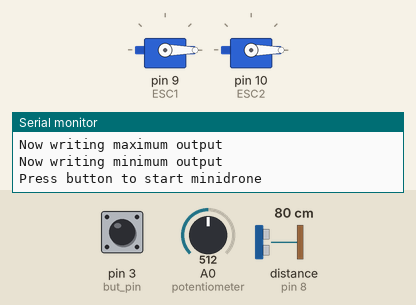
This sketch was run on a simulated Arduino Uno, built with avr-gcc and run on an emulated ATmega328P. On the bench: 2 × servo, the last lines printed to the serial monitor. The test bench sets the inputs (shaded band); at power-on: pin 3 (but_pin) HIGH, distance to the obstacle (sensor on pin 8) 80 cm, A0 (potentiometer) = 512. The echo pulse lasts 58.3 µs per cm.

Above: at 8.3 s.
8.4 s: pin 3 (but_pin) pulled LOW for 3.2 s
At 12.9 s:
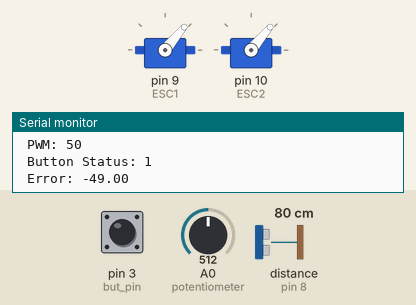
13.1 s: distance to the obstacle (sensor on pin 8) set to 2 cm
At 13.4 s:
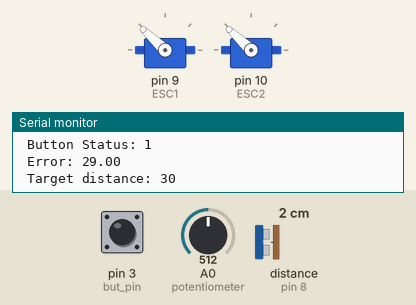
14.6 s: A0 (potentiometer) set to 716
At 15.7 s:
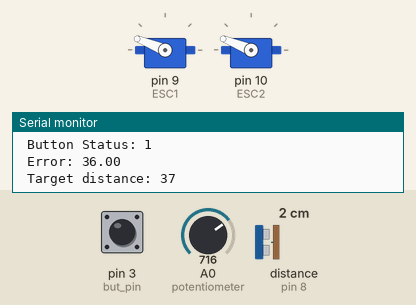
16.1 s: distance to the obstacle (sensor on pin 8) set to 18 cm
At 16.8 s:
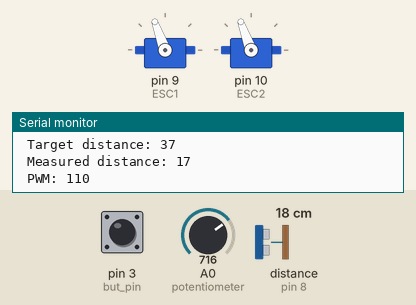
17.6 s: A0 (potentiometer) set to 306
At 18.4 s:
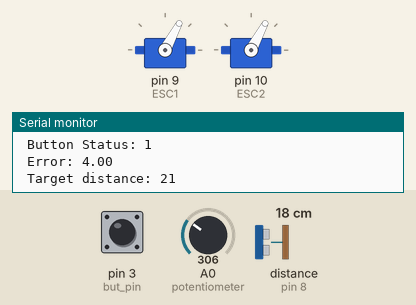
19.2 s: A0 (potentiometer) set to 170
At 20.1 s:
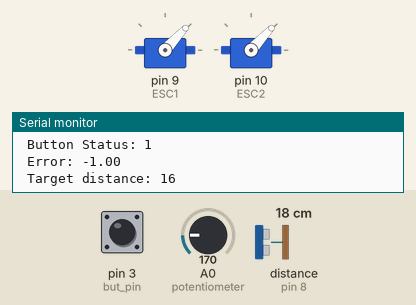
Timing chart, 0 to 21.7 s (numbered marks = the images above; inputs shaded):
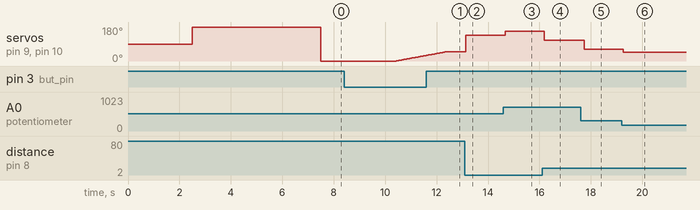

Measured:
- after the input at 8.4 s, servo on pin 9 (ESC1), servo on pin 10 (ESC2): moves from 0° to 50° over 2.0 s, starting after 2.0 s
- after the input at 13.1 s, servo on pin 9 (ESC1), servo on pin 10 (ESC2): 50° → 137° at once
- after the input at 14.6 s, servo on pin 9 (ESC1), servo on pin 10 (ESC2): 137° → 158° after 0.07 s
- after the input at 16.1 s, servo on pin 9 (ESC1), servo on pin 10 (ESC2): 158° → 110° after 0.10 s
- after the input at 17.6 s, servo on pin 9 (ESC1), servo on pin 10 (ESC2): 110° → 62° after 0.14 s
- after the input at 19.2 s, servo on pin 9 (ESC1), servo on pin 10 (ESC2): 62° → 47° after 0.06 s

The sketch:

Altitude_control_circuit_V2.ino
```cpp
/* This programme is an mini-drone altitude control circuit using an Ultrasonic sensor and Arduino uno

   Patricia Munginga
   2023

   Reference: Ben, Finio, Science Buddies,2021
*/

#include <Servo.h>

//define global variables

Servo ESC1, ESC2;         //create servo object to control the ESC

//define constants
#define MAX_SIGNAL 180
#define MIN_SIGNAL 0

const int trigPin = 7; //pin for the trigger
const int echoPin = 8; //pin for the echo signal
const int but_pin = 3; //pin for start/stop button
const int min_height = 10; // minimum desired height in centimeters
const int max_height = 50; // maximum desired height in centimeters
const int ramp_time = 40; //delay for motor ramp up/ramp down

// PID variables
unsigned long last_time = 0;
double Kp = 3; //proportional  gain
double Kd = 0; //derivative gain
double Ki = 0; // integral gain
double error = 0;//difference between target altitude and measured altitude
double errSum, lastErr, dErr ;
double output ;
int SampleTime = 100; //0.1 sec, can change this value if system is not producing desired results


//define other variables
int but_status = 1; //button status
int target_dist = 0; //target distance in centimetres (this will be set by the potentiometer)
int pot_reading = 0; //potentiometer reading
long duration;// establish variable for the duration of the echo signal and the distance result
long cm; //measured distance in centimeters:
int PWM_signal = 0; //PWM Value
int PWM_offset = 50; // PWM required for drone to hover

void setup() {
  //initialize serial communication
  Serial.begin(9600);

  //Attach the ESC on pin 9
  ESC1.attach(9,1000,2000); //(pin, min pulse width, max pulse width in microseconds)
  ESC2.attach(10,1000,2000);

 //Start ESC calibration process
  Serial.print("ESC calibration process");
  Serial.println(" ");
  delay(1500);
  Serial.println("Starting...");
  delay(1000);
  Serial.println("Now writing maximum output");

  //write maximum signal to ESC
  ESC1.write(MAX_SIGNAL);
  ESC2.write(MAX_SIGNAL);

  //wait 2 seconds before sending minimum signal
  delay(5000);

  //write minimum signal to ESC
  Serial.println("Now writing minimum output");

  ESC1.write(MIN_SIGNAL);
  ESC2.write(MIN_SIGNAL);

  pinMode(trigPin, OUTPUT); //set trigger pin as an output
  pinMode(echoPin, INPUT); //set echo pin as an input to receive echo signal
  pinMode(but_pin, INPUT); //set button to input

  Serial.println("Press button to start minidrone");
  WaitForStart(); //wait for button to be pressed to start
  delay(1000);
}

void loop() {
  //check for button press to stop
  but_status = digitalRead(but_pin); //read button pin
  if(but_status == LOW) //if the button is pressed again to stop
  {
     Land(); // Land slowly to avoid damage
     delay(1000);
     but_status = digitalRead(but_pin);//wait for 1 second then monitor for another button press
     WaitForStart(); //wait for button to be pressed to start again
     LiftOff(); //give drone a short boost to get off the ground and prevent bad sensor readings
  }

  //The trigger pin on the ultrasonic sensor is set HIGH for 10 microseconds.
  //In response, the sensor transmits an ultrasonic burst of 8 pulses at 40kHz
  //Meanwhile , the echoPin on the sensor goes HIGH to initiate the reflected signal
  //and goes LOW once the reflected signal, if any, is received

  //Give the trigger pin a short LOW pulse beforehand to ensure a clean HIGH pulse:

  digitalWrite(trigPin, LOW);
  delayMicroseconds(2);
  digitalWrite(trigPin, HIGH);
  delayMicroseconds(10);
  digitalWrite(trigPin, LOW);

  duration = pulseIn(echoPin, HIGH); //receive duration of echo signal in microseconds
                                     //ie. the time it takes for the ultrasonic signal to hit a surface and come back
  cm  = microsecondsToCentimetres(duration); //convert the duration to a distance in cm

  pot_reading = analogRead(A0); //read analog value from the potentiometer, returns a value between 0-1023
  target_dist = map(pot_reading,0,1023,min_height,max_height); //map the potentiometer reading to a height between the minimum and maximum desired height

  //PID control
  unsigned long current_time = millis(); //returns number of milliseconds that have passed since the arduino started running the program
  int delta_t = current_time - last_time; //delta time

  if(delta_t >= SampleTime)
  {
    //Compute all the working error variables
    error = target_dist - cm ;
    errSum += error;
    dErr = (error - lastErr);

    //Compute PID Output

    output = (Kp*error) + (Ki*errSum*SampleTime) + (Kd*dErr)/SampleTime + PWM_offset;

    //Update variables
    lastErr = error;
    last_time = current_time;

    PWM_signal = (int)output;
  }

  Serial.print(" Error: ");
  Serial.println(error);

  if(PWM_signal>180)
  {
    PWM_signal = 180;
  }
  else if(PWM_signal<=0)
  {
    PWM_signal = PWM_offset;
  }

  ESC1.write(PWM_signal);  //send the signal to the ESC
  ESC2.write(PWM_signal);

  //Print information for debugging purposes
  Serial.print(" Target distance: ");
  Serial.println(target_dist);
  Serial.print(" Measured distance: ");
  Serial.println(cm);
  Serial.print(" PWM: ");
  Serial.println(PWM_signal);
  Serial.print(" Button Status: ");
  Serial.println(but_status);
  Serial.println();

  //delay(1000);

}

long microsecondsToCentimetres(long microseconds)
{
  // The speed of sound is 340 m/s or 0.034 cm/microsecond
  //Use equation distance = speed*time/2 , divide by two because signal travels to the object and back

  return microseconds*0.034/2;
}

void WaitForStart() //wait for button to be pressed to start
{
  while(but_status == HIGH)  //loop until the button is pressed, the but_pin is HIGH when button is not pressed due to the incomplete circuit between the resistor and pushbutton. Once the button is pressed, the pin goes LOW and the loop is exited
  {
    but_status = digitalRead(but_pin); //read button pin
  }
}

void LiftOff()   //slowly ramp up  motor speed to lift off
{
  while(PWM_signal<PWM_offset) //slowly ramp up motor speed for smooth takeoff
  {
    ESC1.write(PWM_signal); //send PWM signal to output pin
    ESC2.write(PWM_signal);
    PWM_signal++;
    delay(ramp_time);
  }
}

void Land()  //slowly ramp down motor speed to land safely
{
  while(PWM_signal>0)
  {
    PWM_signal--;
    ESC1.write(PWM_signal); //send the signal to the ESC
    ESC2.write(PWM_signal);
    delay(ramp_time);
  }
}
```
